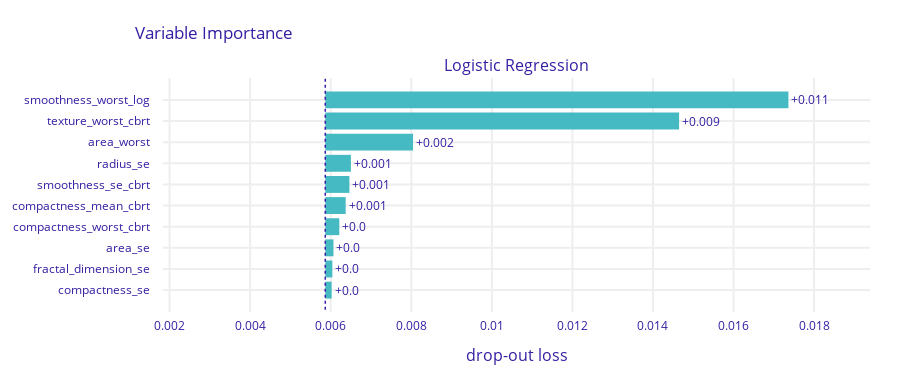

Notebook source saved alongside this figure:
### Code cell
dx_lr_explainer.model_parts().plot()

### Figure 1 — Plotly figure (JSON) as saved in the notebook; plotly's stock layout.template omitted (floating-point values rounded to 4 significant figures)
{"data": [{"base": 0.005865, "hoverinfo": "text", "hoverlabel": {"bgcolor": "rgba(0,0,0,0.8)"}, "hovertext": ["Model: Logistic Regression loss after<br>variable: smoothness_worst_log is permuted: 0.017<br>Drop-out loss change: +0.011", "Model: Logistic Regression loss after<br>variable: texture_worst_cbrt is permuted: 0.015<br>Drop-out loss change: +0.009", "Model: Logistic Regression loss after<br>variable: area_worst is permuted: 0.008<br>Drop-out loss change: +0.002", "Model: Logistic Regression loss after<br>variable: radius_se is permuted: 0.007<br>Drop-out loss change: +0.001", "Model: Logistic Regression loss after<br>variable: smoothness_se_cbrt is permuted: 0.006<br>Drop-out loss change: +0.001", "Model: Logistic Regression loss after<br>variable: compactness_mean_cbrt is permuted: 0.006<br>Drop-out loss change: +0.001", "Model: Logistic Regression loss after<br>variable: compactness_worst_cbrt is permuted: 0.006<br>Drop-out loss change: +0.0", "Model: Logistic Regression loss after<br>variable: area_se is permuted: 0.006<br>Drop-out loss change: +0.0", "Model: Logistic Regression loss after<br>variable: fractal_dimension_se is permuted: 0.006<br>Drop-out loss change: +0.0", "Model: Logistic Regression loss after<br>variable: compactness_se is permuted: 0.006<br>Drop-out loss change: +0.0"], "marker": {"color": "#46bac2"}, "orientation": "h", "showlegend": false, "text": ["+0.011", "+0.009", "+0.002", "+0.001", "+0.001", "+0.001", "+0.0", "+0.0", "+0.0", "+0.0"], "textposition": "outside", "x": [0.0115, 0.008784, 0.002179, 0.0006364, 0.0005995, 0.0005068, 0.0003485, 0.0002034, 0.0001761, 0.0001582], "y": ["smoothness_worst_log", "texture_worst_cbrt", "area_worst", "radius_se", "smoothness_se_cbrt", "compactness_mean_cbrt", "compactness_worst_cbrt", "area_se", "fractal_dimension_se", "compactness_se"], "type": "bar", "xaxis": "x", "yaxis": "y"}], "layout": {"xaxis": {"anchor": "y", "domain": [0.0, 1.0], "type": "linear", "gridwidth": 2, "zeroline": false, "automargin": true, "ticks": "outside", "tickcolor": "white", "ticklen": 3, "fixedrange": true, "range": [0.001836, 0.01939]}, "yaxis": {"anchor": "x", "domain": [0.0, 1.0], "type": "category", "autorange": "reversed", "gridwidth": 2, "automargin": true, "ticks": "outside", "tickcolor": "white", "ticklen": 10, "fixedrange": true}, "annotations": [{"font": {"size": 16}, "showarrow": false, "text": "Logistic Regression", "x": 0.5, "xanchor": "center", "xref": "paper", "y": 1.0, "yanchor": "bottom", "yref": "paper"}, {"font": {"size": 16}, "showarrow": false, "text": "drop-out loss", "x": 0.5, "xanchor": "center", "xref": "paper", "y": 0, "yanchor": "top", "yref": "paper", "yshift": -30}], "shapes": [{"line": {"color": "#371ea3", "dash": "dot", "width": 1.5}, "type": "line", "x0": 0.005865, "x1": 0.005865, "xref": "x", "y0": -1, "y1": 10, "yref": "y"}], "title": {"text": "Variable Importance", "x": 0.15}, "font": {"color": "#371ea3"}, "margin": {"t": 78, "b": 71, "r": 30}, "height": 383.0}}
